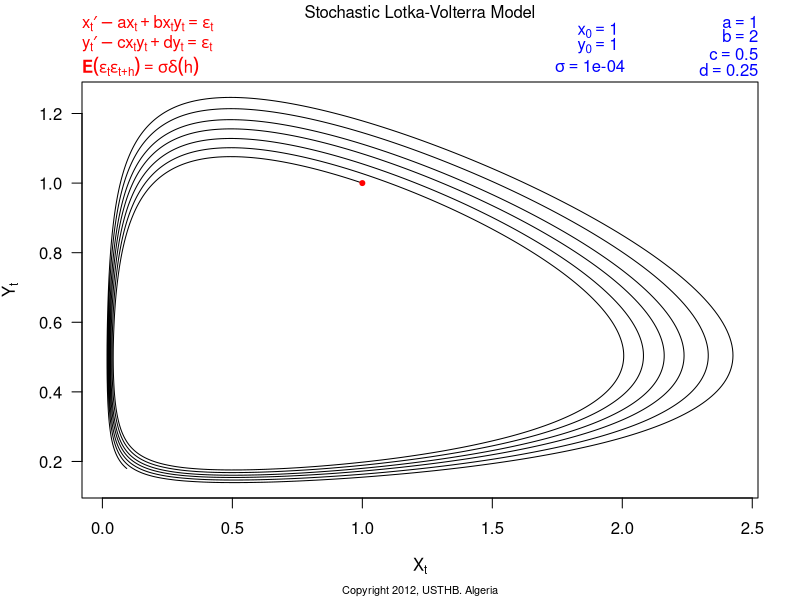

This chart was generated by the following R code:
## Tue May 22 16:12:16 2012
## GUIDOUM  Arsalane Chouaib
## Stochastic Lotka-Volterra Model

N=5000;t0=0;T=100;x0=1;y0=1;a=1;b=2;c=0.5;d=0.25;sigma=0.0001

diffx  <- expression(sigma)
diffy  <- expression(sigma)
driftx <- expression(a * x - b * x * y)
drifty <- expression(c * x * y - d * y)

DSxx   <- D(diffx,"x")
DSyy   <- D(diffy,"y")
Ax     <- function(t,x,y)  eval(driftx)
Ay     <- function(t,x,y)  eval(drifty)
Sx     <- function(t,x,y)  eval(diffx)
DSx    <- function(t,x,y)  eval(DSxx)
Sy     <- function(t,x,y)  eval(diffy)
DSy    <- function(t,x,y)  eval(DSyy)


Dt = (T-t0)/N
wx = c(0,cumsum(rnorm(N,mean=0,sd=sqrt(Dt))))
Dx    <- diff(wx)
wy = c(0,cumsum(rnorm(N,mean=0,sd=sqrt(Dt))))
Dy    <- diff(wy)
X    <- numeric()
Y    <- numeric()
X[1] <- x0
Y[1] <- y0
for (i in 2:(N+1)){
    X[i] = X[i-1] + Ax(t[i-1],X[i-1],Y[i-1])*Dt + Sx(t[i-1],X[i-1],Y[i-1])*Dx[i-1]+
           0.5 *Sx(t[i-1],X[i-1],Y[i-1])*DSx(t[i-1],X[i-1],Y[i-1])*((Dx[i-1])^2 -Dt)
    Y[i] = Y[i-1] + Ay(t[i-1],X[i-1],Y[i-1])*Dt + Sy(t[i-1],X[i-1],Y[i-1])*Dy[i-1]+
           0.5 *Sy(t[i-1],X[i-1],Y[i-1])*DSy(t[i-1],X[i-1],Y[i-1])*((Dy[i-1])^2 -Dt) 
                  } 
plot(X,Y,type="l",xlab=expression(X[t]),ylab=expression(Y[t]),las=1)
points(x0,y0,pch=20,col="red")
mtext(expression("Stochastic Lotka-Volterra Model"),line=3,adj=0.5,cex=1,col="black")
mtext(expression(x[t]*minute-a*x[t]+b*x[t]*y[t]==epsilon[t]),line=2.3,adj=0,cex=1,col="red")
mtext(expression(y[t]*minute-c*x[t]*y[t]+d*y[t]==epsilon[t]),line=1.3,adj=0,cex=1,col="red")
mtext(expression(bold(E)(epsilon[t]*epsilon[t+h])==sigma*delta*(h)),line=0.1,adj=0,cex=1,col="red")
mtext(bquote(x[0]==.(x0)),line=2,adj=0.78,cex=1,col="blue")
mtext(bquote(y[0]==.(y0)),line=1.2,adj=0.78,cex=1,col="blue")
mtext(bquote(sigma==.(sigma)),line=0.3,cex=1,adj=0.78,col="blue")
mtext(bquote(a==.(a)),line=2.5,cex=1,adj=1,col="blue")
mtext(bquote(b==.(b)),line=1.8,cex=1,adj=1,col="blue")
mtext(bquote(c==.(c)),line=0.9,cex=1,adj=1,col="blue")
mtext(bquote(d==.(d)),line=0.1,cex=1,adj=1,col="blue")
mtext(paste("Copyright 2012, USTHB. Algeria"),side = 1, line = 4, adj = 0.5, cex = .66)

